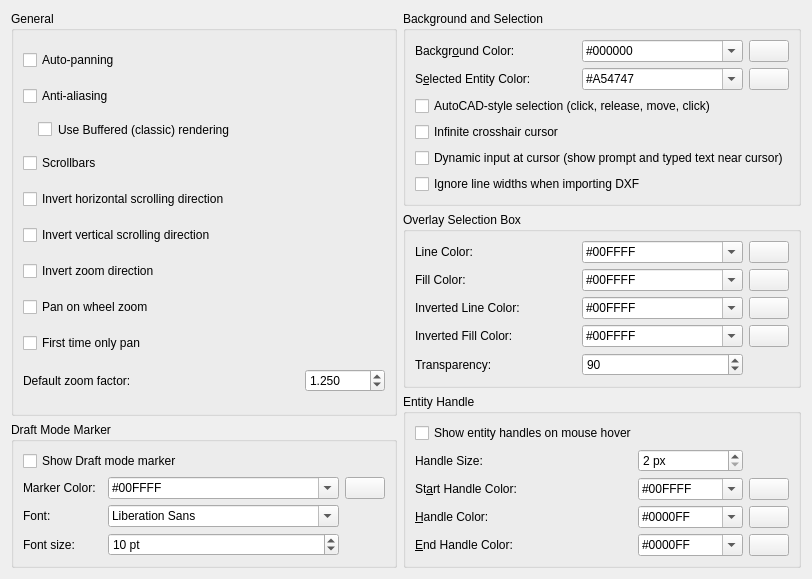
     <widget class="QWidget" name="tabAppearance">
      <attribute name="title">
       <string>&amp;Graphic View</string>
      </attribute>
      <layout class="QGridLayout" name="gridLayout_6">
       <item row="0" column="2">
        <widget class="QGroupBox" name="groupBox_19">
         <property name="title">
          <string>Background and Selection</string>
         </property>
         <layout class="QGridLayout" name="gridLayout_40">
          <item row="0" column="1">
           <widget class="QComboBox" name="cbBackgroundColor">
            <property name="sizePolicy">
             <sizepolicy hsizetype="Preferred" vsizetype="Fixed">
              <horstretch>0</horstretch>
              <verstretch>0</verstretch>
             </sizepolicy>
            </property>
            <property name="toolTip">
             <string>Color for drawing background</string>
            </property>
            <property name="accessibleDescription">
             <string notr="true"/>
            </property>
            <property name="editable">
             <bool>true</bool>
            </property>
            <item>
             <property name="text">
              <string notr="true">#000000</string>
             </property>
            </item>
            <item>
             <property name="text">
              <string notr="true">#FFFFFF</string>
             </property>
            </item>
            <item>
             <property name="text">
              <string notr="true">#F0F8FF</string>
             </property>
            </item>
           </widget>
          </item>
          <item row="1" column="2">
           <widget class="QPushButton" name="pb_selected">
            <property name="sizePolicy">
             <sizepolicy hsizetype="Maximum" vsizetype="Fixed">
              <horstretch>0</horstretch>
              <verstretch>0</verstretch>
             </sizepolicy>
            </property>
            <property name="toolTip">
             <string>Click to select color</string>
            </property>
            <property name="text">
             <string/>
            </property>
            <property name="icon">
             <iconset resource="../../../../../res/controls/controls.qrc">
              <normaloff>:/controls/colorxx.png</normaloff>:/controls/colorxx.png</iconset>
            </property>
           </widget>
          </item>
          <item row="1" column="1">
           <widget class="QComboBox" name="cbSelectedColor">
            <property name="toolTip">
             <string>Color for selected entities</string>
            </property>
            <property name="accessibleDescription">
             <string notr="true"/>
            </property>
            <property name="editable">
             <bool>true</bool>
            </property>
            <item>
             <property name="text">
              <string notr="true">#A54747</string>
             </property>
            </item>
           </widget>
          </item>
          <item row="1" column="0">
           <widget class="QLabel" name="lSelectedColor">
            <property name="text">
             <string>S&amp;elected Entity Color:</string>
            </property>
            <property name="wordWrap">
             <bool>false</bool>
            </property>
            <property name="buddy">
             <cstring>cbSelectedColor</cstring>
            </property>
           </widget>
          </item>
          <item row="0" column="0">
           <widget class="QLabel" name="lBackground">
            <property name="text">
             <string>Backgr&amp;ound Color:</string>
            </property>
            <property name="wordWrap">
             <bool>false</bool>
            </property>
            <property name="buddy">
             <cstring>cbBackgroundColor</cstring>
            </property>
           </widget>
          </item>
          <item row="0" column="2">
           <widget class="QPushButton" name="pb_background">
            <property name="sizePolicy">
             <sizepolicy hsizetype="Maximum" vsizetype="Fixed">
              <horstretch>0</horstretch>
              <verstretch>0</verstretch>
             </sizepolicy>
            </property>
            <property name="toolTip">
             <string>Click to select color</string>
            </property>
            <property name="text">
             <string/>
            </property>
            <property name="icon">
             <iconset resource="../../../../../res/controls/controls.qrc">
              <normaloff>:/controls/colorxx.png</normaloff>:/controls/colorxx.png</iconset>
            </property>
           </widget>
          </item>
          <item row="2" column="0" colspan="3">
           <widget class="QCheckBox" name="cb_autocad_selection_mode">
            <property name="toolTip">
             <string>When enabled, selection rectangles use AutoCAD-style click-release-move-click. When disabled, the mouse button must stay pressed while dragging.</string>
            </property>
            <property name="text">
             <string>AutoCAD-style selection (click, release, move, click)</string>
            </property>
           </widget>
          </item>
          <item row="3" column="0" colspan="3">
           <widget class="QCheckBox" name="cb_infinite_cursor">
            <property name="toolTip">
             <string>When enabled, the mouse cursor over the drawing canvas is shown as full-viewport horizontal and vertical lines (AutoCAD-style infinite crosshair).</string>
            </property>
            <property name="text">
             <string>Infinite crosshair cursor</string>
            </property>
           </widget>
          </item>
          <item row="4" column="0" colspan="3">
           <widget class="QCheckBox" name="cb_dynamic_input">
            <property name="toolTip">
             <string>When enabled, the current action's prompt and any text you type appear in a small box next to the mouse cursor (AutoCAD-style dynamic input).</string>
            </property>
            <property name="text">
             <string>Dynamic input at cursor (show prompt and typed text near cursor)</string>
            </property>
           </widget>
          </item>
          <item row="5" column="0" colspan="3">
           <widget class="QCheckBox" name="cb_ignore_lineweights">
            <property name="text">
             <string>Ignore line widths when importing DXF</string>
            </property>
           </widget>
          </item>
         </layout>
        </widget>
       </item>
       <item row="6" column="0">
        <spacer name="verticalSpacer_7">
         <property name="orientation">
          <enum>Qt::Vertical</enum>
         </property>
         <property name="sizeHint" stdset="0">
          <size>
           <width>20</width>
           <height>0</height>
          </size>
         </property>
        </spacer>
       </item>
       <item row="1" column="2">
        <widget class="QGroupBox" name="groupBox_13">
         <property name="title">
          <string>Overlay Selection Box</string>
         </property>
         <layout class="QGridLayout" name="gridLayout_14">
          <item row="4" column="2">
           <widget class="QPushButton" name="pbOverlayBoxLineInverted">
            <property name="sizePolicy">
             <sizepolicy hsizetype="Maximum" vsizetype="Fixed">
              <horstretch>0</horstretch>
              <verstretch>0</verstretch>
             </sizepolicy>
            </property>
            <property name="toolTip">
             <string>Click to select color</string>
            </property>
            <property name="text">
             <string/>
            </property>
            <property name="icon">
             <iconset resource="../../../../../res/controls/controls.qrc">
              <normaloff>:/controls/colorxx.png</normaloff>:/controls/colorxx.png</iconset>
            </property>
           </widget>
          </item>
          <item row="4" column="0">
           <widget class="QLabel" name="label_9">
            <property name="text">
             <string>Inverted Line Color:</string>
            </property>
           </widget>
          </item>
          <item row="4" column="1">
           <widget class="QComboBox" name="cbOverlayBoxLineInverted">
            <property name="toolTip">
             <string>Color of line for overlay selection box if box is inverted (from right to left)</string>
            </property>
            <property name="accessibleDescription">
             <string notr="true"/>
            </property>
            <property name="editable">
             <bool>true</bool>
            </property>
            <item>
             <property name="text">
              <string notr="true">#00FFFF</string>
             </property>
            </item>
           </widget>
          </item>
          <item row="5" column="0">
           <widget class="QLabel" name="label_10">
            <property name="text">
             <string>Inverted Fill Color:</string>
            </property>
           </widget>
          </item>
          <item row="5" column="1">
           <widget class="QComboBox" name="cbOverlayBoxFillInverted">
            <property name="toolTip">
             <string>Color for filling inverted overlay selection box</string>
            </property>
            <property name="accessibleDescription">
             <string notr="true"/>
            </property>
            <property name="editable">
             <bool>true</bool>
            </property>
            <item>
             <property name="text">
              <string notr="true">#00FFFF</string>
             </property>
            </item>
           </widget>
          </item>
          <item row="5" column="2">
           <widget class="QPushButton" name="pbOverlayBoxFillInverted">
            <property name="sizePolicy">
             <sizepolicy hsizetype="Maximum" vsizetype="Fixed">
              <horstretch>0</horstretch>
              <verstretch>0</verstretch>
             </sizepolicy>
            </property>
            <property name="toolTip">
             <string>Click to select color</string>
            </property>
            <property name="text">
             <string/>
            </property>
            <property name="icon">
             <iconset resource="../../../../../res/controls/controls.qrc">
              <normaloff>:/controls/colorxx.png</normaloff>:/controls/colorxx.png</iconset>
            </property>
           </widget>
          </item>
          <item row="3" column="0">
           <widget class="QLabel" name="label_7">
            <property name="text">
             <string>Fill Color:</string>
            </property>
           </widget>
          </item>
          <item row="3" column="1">
           <widget class="QComboBox" name="cbOverlayBoxFill">
            <property name="toolTip">
             <string>Fill color for overlay selection box</string>
            </property>
            <property name="accessibleDescription">
             <string notr="true"/>
            </property>
            <property name="editable">
             <bool>true</bool>
            </property>
            <item>
             <property name="text">
              <string notr="true">#00FFFF</string>
             </property>
            </item>
           </widget>
          </item>
          <item row="3" column="2">
           <widget class="QPushButton" name="pbOverlayBoxFill">
            <property name="sizePolicy">
             <sizepolicy hsizetype="Maximum" vsizetype="Fixed">
              <horstretch>0</horstretch>
              <verstretch>0</verstretch>
             </sizepolicy>
            </property>
            <property name="toolTip">
             <string>Click to select color</string>
            </property>
            <property name="text">
             <string/>
            </property>
            <property name="icon">
             <iconset resource="../../../../../res/controls/controls.qrc">
              <normaloff>:/controls/colorxx.png</normaloff>:/controls/colorxx.png</iconset>
            </property>
           </widget>
          </item>
          <item row="1" column="0">
           <widget class="QLabel" name="label_6">
            <property name="text">
             <string>Line Color:</string>
            </property>
           </widget>
          </item>
          <item row="1" column="1">
           <widget class="QComboBox" name="cbOverlayBoxLine">
            <property name="toolTip">
             <string>Color for line for overlay box</string>
            </property>
            <property name="accessibleDescription">
             <string notr="true"/>
            </property>
            <property name="editable">
             <bool>true</bool>
            </property>
            <item>
             <property name="text">
              <string notr="true">#00FFFF</string>
             </property>
            </item>
           </widget>
          </item>
          <item row="1" column="2">
           <widget class="QPushButton" name="pbOverlayBoxLine">
            <property name="sizePolicy">
             <sizepolicy hsizetype="Maximum" vsizetype="Fixed">
              <horstretch>0</horstretch>
              <verstretch>0</verstretch>
             </sizepolicy>
            </property>
            <property name="toolTip">
             <string>Click to select color</string>
            </property>
            <property name="text">
             <string/>
            </property>
            <property name="icon">
             <iconset resource="../../../../../res/controls/controls.qrc">
              <normaloff>:/controls/colorxx.png</normaloff>:/controls/colorxx.png</iconset>
            </property>
           </widget>
          </item>
          <item row="6" column="0">
           <widget class="QLabel" name="label_12">
            <property name="toolTip">
             <string>Smaller value - higher transparency of overlay</string>
            </property>
            <property name="text">
             <string>Transparency:</string>
            </property>
           </widget>
          </item>
          <item row="6" column="1">
           <widget class="QSpinBox" name="sbOverlayBoxTransparency">
            <property name="sizePolicy">
             <sizepolicy hsizetype="Preferred" vsizetype="Fixed">
              <horstretch>0</horstretch>
              <verstretch>0</verstretch>
             </sizepolicy>
            </property>
            <property name="toolTip">
             <string>Transparency for overlay selection box. Smaller value - more transparent.</string>
            </property>
            <property name="minimum">
             <number>10</number>
            </property>
            <property name="value">
             <number>90</number>
            </property>
           </widget>
          </item>
         </layout>
        </widget>
       </item>
       <item row="3" column="0">
        <widget class="QGroupBox" name="gbWorldZero_2">
         <property name="title">
          <string>Draft Mode Marker</string>
         </property>
         <layout class="QGridLayout" name="gridLayout_39">
          <item row="2" column="1">
           <widget class="QLabel" name="label_26">
            <property name="text">
             <string>Font:</string>
            </property>
           </widget>
          </item>
          <item row="1" column="3">
           <widget class="QComboBox" name="cbDraftModeMarkerColor">
            <property name="toolTip">
             <string>Color of line for overlay selection box if box is inverted (from right to left)</string>
            </property>
            <property name="accessibleDescription">
             <string notr="true"/>
            </property>
            <property name="editable">
             <bool>true</bool>
            </property>
            <item>
             <property name="text">
              <string notr="true">#00FFFF</string>
             </property>
            </item>
           </widget>
          </item>
          <item row="0" column="1" colspan="4">
           <widget class="QCheckBox" name="cbShowDraftModeMarker">
            <property name="toolTip">
             <string>If selected, in draft mode text label will be drawin in view corners</string>
            </property>
            <property name="text">
             <string>Show Draft mode marker</string>
            </property>
           </widget>
          </item>
          <item row="2" column="3">
           <widget class="QFontComboBox" name="fcbDraftModeFont">
            <property name="toolTip">
             <string>Font that should be used for draft mode marker</string>
            </property>
           </widget>
          </item>
          <item row="1" column="1">
           <widget class="QLabel" name="label_25">
            <property name="text">
             <string>Marker Color:</string>
            </property>
           </widget>
          </item>
          <item row="1" column="4">
           <widget class="QPushButton" name="pbDraftModeColor">
            <property name="sizePolicy">
             <sizepolicy hsizetype="Maximum" vsizetype="Fixed">
              <horstretch>0</horstretch>
              <verstretch>0</verstretch>
             </sizepolicy>
            </property>
            <property name="toolTip">
             <string>Click to select color</string>
            </property>
            <property name="text">
             <string/>
            </property>
            <property name="icon">
             <iconset resource="../../../../../res/controls/controls.qrc">
              <normaloff>:/controls/colorxx.png</normaloff>:/controls/colorxx.png</iconset>
            </property>
           </widget>
          </item>
          <item row="3" column="3">
           <widget class="QSpinBox" name="sbDraftModeFontSize">
            <property name="toolTip">
             <string>Font size that should be used for drawing name of axis in coordinate system zero.</string>
            </property>
            <property name="suffix">
             <string> pt</string>
            </property>
            <property name="minimum">
             <number>5</number>
            </property>
            <property name="maximum">
             <number>30</number>
            </property>
            <property name="value">
             <number>10</number>
            </property>
           </widget>
          </item>
          <item row="3" column="1">
           <widget class="QLabel" name="label_27">
            <property name="text">
             <string>Font size:</string>
            </property>
           </widget>
          </item>
         </layout>
        </widget>
       </item>
       <item row="0" column="0" rowspan="3">
        <widget class="QGroupBox" name="gbGVBehavior">
         <property name="sizePolicy">
          <sizepolicy hsizetype="Preferred" vsizetype="Preferred">
           <horstretch>0</horstretch>
           <verstretch>0</verstretch>
          </sizepolicy>
         </property>
         <property name="title">
          <string>General</string>
         </property>
         <layout class="QGridLayout" name="gridLayout_15" columnstretch="0,0">
          <property name="verticalSpacing">
           <number>6</number>
          </property>
          <item row="3" column="0" colspan="2">
           <widget class="QCheckBox" name="scrollbars_check_box">
            <property name="sizePolicy">
             <sizepolicy hsizetype="Preferred" vsizetype="Fixed">
              <horstretch>0</horstretch>
              <verstretch>0</verstretch>
             </sizepolicy>
            </property>
            <property name="toolTip">
             <string>Defines whether scrollbar should be shown in graphic view</string>
            </property>
            <property name="text">
             <string>Scrollbars</string>
            </property>
           </widget>
          </item>
          <item row="1" column="0" colspan="2">
           <widget class="QCheckBox" name="cb_antialiasing">
            <property name="sizePolicy">
             <sizepolicy hsizetype="Preferred" vsizetype="Fixed">
              <horstretch>0</horstretch>
              <verstretch>0</verstretch>
             </sizepolicy>
            </property>
            <property name="toolTip">
             <string>If checked,  objects will be painted smoother due to anti-aliasing</string>
            </property>
            <property name="text">
             <string>Anti-aliasing</string>
            </property>
           </widget>
          </item>
          <item row="4" column="0" colspan="2">
           <widget class="QCheckBox" name="cbWheelScrollInvertH">
            <property name="sizePolicy">
             <sizepolicy hsizetype="Preferred" vsizetype="Fixed">
              <horstretch>0</horstretch>
              <verstretch>0</verstretch>
             </sizepolicy>
            </property>
            <property name="toolTip">
             <string>Inverts scrolling direction when using mouse wheel with Shift key.</string>
            </property>
            <property name="text">
             <string>Invert horizontal scrolling direction</string>
            </property>
           </widget>
          </item>
          <item row="8" column="0" colspan="2">
           <widget class="QCheckBox" name="cbFirstTimeNoZoom">
            <property name="sizePolicy">
             <sizepolicy hsizetype="Preferred" vsizetype="Fixed">
              <horstretch>0</horstretch>
              <verstretch>0</verstretch>
             </sizepolicy>
            </property>
            <property name="text">
             <string>First time only pan</string>
            </property>
           </widget>
          </item>
          <item row="7" column="0" colspan="2">
           <widget class="QCheckBox" name="cbPanOnWheelZoom">
            <property name="sizePolicy">
             <sizepolicy hsizetype="Preferred" vsizetype="Fixed">
              <horstretch>0</horstretch>
              <verstretch>0</verstretch>
             </sizepolicy>
            </property>
            <property name="toolTip">
             <string>On mouse wheel zoom, pan to the middle of the window.</string>
            </property>
            <property name="text">
             <string>Pan on wheel zoom</string>
            </property>
           </widget>
          </item>
          <item row="5" column="0" colspan="2">
           <widget class="QCheckBox" name="cbWheelScrollInvertV">
            <property name="sizePolicy">
             <sizepolicy hsizetype="Preferred" vsizetype="Fixed">
              <horstretch>0</horstretch>
              <verstretch>0</verstretch>
             </sizepolicy>
            </property>
            <property name="toolTip">
             <string>Inverts scrolling direction when using mouse wheel with Ctrl key.</string>
            </property>
            <property name="text">
             <string>Invert vertical scrolling direction</string>
            </property>
           </widget>
          </item>
          <item row="2" column="0" colspan="2">
           <widget class="QCheckBox" name="cbClassicRendering">
            <property name="sizePolicy">
             <sizepolicy hsizetype="Preferred" vsizetype="Fixed">
              <horstretch>0</horstretch>
              <verstretch>0</verstretch>
             </sizepolicy>
            </property>
            <property name="toolTip">
             <string>If disabled, more sequental painting algorithm is used that may deliver better antialising results</string>
            </property>
            <property name="styleSheet">
             <string notr="true">margin-left:15px</string>
            </property>
            <property name="text">
             <string>Use Buffered (classic) rendering</string>
            </property>
           </widget>
          </item>
          <item row="6" column="0" colspan="2">
           <widget class="QCheckBox" name="cbInvertZoomDirection">
            <property name="sizePolicy">
             <sizepolicy hsizetype="Preferred" vsizetype="Fixed">
              <horstretch>0</horstretch>
              <verstretch>0</verstretch>
             </sizepolicy>
            </property>
            <property name="toolTip">
             <string>Inverts zoom direction when using mouse wheel.</string>
            </property>
            <property name="text">
             <string>Invert zoom direction</string>
            </property>
           </widget>
          </item>
          <item row="0" column="0" colspan="2">
           <widget class="QCheckBox" name="cb_autopanning">
            <property name="sizePolicy">
             <sizepolicy hsizetype="Preferred" vsizetype="Fixed">
              <horstretch>0</horstretch>
              <verstretch>0</verstretch>
             </sizepolicy>
            </property>
            <property name="toolTip">
             <string>If selected, drawing will be panned automatically if mouse is near drawing view boundaries</string>
            </property>
            <property name="text">
             <string>Auto-panning</string>
            </property>
           </widget>
          </item>
          <item row="10" column="1">
           <widget class="QDoubleSpinBox" name="sbDefaultZoomFactor">
            <property name="sizePolicy">
             <sizepolicy hsizetype="Preferred" vsizetype="Fixed">
              <horstretch>0</horstretch>
              <verstretch>0</verstretch>
             </sizepolicy>
            </property>
            <property name="maximumSize">
             <size>
              <width>80</width>
              <height>16777215</height>
             </size>
            </property>
            <property name="toolTip">
             <string>Controls how quickly the scroll wheel will zoom in &amp; out. Higher values - faster zoom.</string>
            </property>
            <property name="decimals">
             <number>3</number>
            </property>
            <property name="minimum">
             <double>1.001000000000000</double>
            </property>
            <property name="maximum">
             <double>2.000000000000000</double>
            </property>
            <property name="singleStep">
             <double>0.010000000000000</double>
            </property>
            <property name="value">
             <double>1.250000000000000</double>
            </property>
           </widget>
          </item>
          <item row="10" column="0">
           <widget class="QLabel" name="label_18">
            <property name="text">
             <string>Default zoom factor:</string>
            </property>
           </widget>
          </item>
         </layout>
        </widget>
       </item>
       <item row="2" column="2" rowspan="2">
        <widget class="QGroupBox" name="gbGVEntityHandle">
         <property name="title">
          <string>Entity Handle</string>
         </property>
         <layout class="QGridLayout" name="gridLayout">
          <item row="6" column="1">
           <widget class="QLabel" name="lHandleEndColor">
            <property name="text">
             <string>&amp;End Handle Color:</string>
            </property>
            <property name="buddy">
             <cstring>cbEndHandleColor</cstring>
            </property>
           </widget>
          </item>
          <item row="3" column="1" colspan="2">
           <widget class="QLabel" name="lStartHandleColor">
            <property name="text">
             <string>St&amp;art Handle Color:</string>
            </property>
            <property name="buddy">
             <cstring>cbStartHandleColor</cstring>
            </property>
           </widget>
          </item>
          <item row="3" column="3">
           <widget class="QComboBox" name="cbStartHandleColor">
            <property name="toolTip">
             <string>Color for start handle of entity</string>
            </property>
            <property name="accessibleDescription">
             <string notr="true"/>
            </property>
            <property name="editable">
             <bool>true</bool>
            </property>
            <item>
             <property name="text">
              <string notr="true">#00FFFF</string>
             </property>
            </item>
           </widget>
          </item>
          <item row="3" column="4">
           <widget class="QPushButton" name="pb_start">
            <property name="sizePolicy">
             <sizepolicy hsizetype="Maximum" vsizetype="Fixed">
              <horstretch>0</horstretch>
              <verstretch>0</verstretch>
             </sizepolicy>
            </property>
            <property name="toolTip">
             <string>Click to select color</string>
            </property>
            <property name="text">
             <string/>
            </property>
            <property name="icon">
             <iconset resource="../../../../../res/controls/controls.qrc">
              <normaloff>:/controls/colorxx.png</normaloff>:/controls/colorxx.png</iconset>
            </property>
           </widget>
          </item>
          <item row="6" column="3">
           <widget class="QComboBox" name="cbEndHandleColor">
            <property name="toolTip">
             <string>Color of end handle for entity</string>
            </property>
            <property name="accessibleDescription">
             <string notr="true"/>
            </property>
            <property name="editable">
             <bool>true</bool>
            </property>
            <item>
             <property name="text">
              <string notr="true">#0000FF</string>
             </property>
            </item>
           </widget>
          </item>
          <item row="6" column="4">
           <widget class="QPushButton" name="pb_end">
            <property name="sizePolicy">
             <sizepolicy hsizetype="Maximum" vsizetype="Fixed">
              <horstretch>0</horstretch>
              <verstretch>0</verstretch>
             </sizepolicy>
            </property>
            <property name="toolTip">
             <string>Click to select color</string>
            </property>
            <property name="text">
             <string/>
            </property>
            <property name="icon">
             <iconset resource="../../../../../res/controls/controls.qrc">
              <normaloff>:/controls/colorxx.png</normaloff>:/controls/colorxx.png</iconset>
            </property>
           </widget>
          </item>
          <item row="1" column="1">
           <widget class="QLabel" name="lEntityHandleSize">
            <property name="text">
             <string>Handle Size:</string>
            </property>
           </widget>
          </item>
          <item row="4" column="3">
           <widget class="QComboBox" name="cbHandleColor">
            <property name="toolTip">
             <string>Color of non-endpoint handle of entity</string>
            </property>
            <property name="accessibleDescription">
             <string notr="true"/>
            </property>
            <property name="editable">
             <bool>true</bool>
            </property>
            <item>
             <property name="text">
              <string notr="true">#0000FF</string>
             </property>
            </item>
           </widget>
          </item>
          <item row="4" column="1" colspan="2">
           <widget class="QLabel" name="lHandleStartColor">
            <property name="text">
             <string>&amp;Handle Color:</string>
            </property>
            <property name="buddy">
             <cstring>cbHandleColor</cstring>
            </property>
           </widget>
          </item>
          <item row="1" column="3">
           <widget class="QSpinBox" name="sbHandleSize">
            <property name="sizePolicy">
             <sizepolicy hsizetype="Preferred" vsizetype="Fixed">
              <horstretch>0</horstretch>
              <verstretch>0</verstretch>
             </sizepolicy>
            </property>
            <property name="toolTip">
             <string>Size of square that is highlights entities reference points (endpoints etc.)</string>
            </property>
            <property name="suffix">
             <string> px</string>
            </property>
            <property name="minimum">
             <number>2</number>
            </property>
            <property name="maximum">
             <number>12</number>
            </property>
            <property name="singleStep">
             <number>2</number>
            </property>
           </widget>
          </item>
          <item row="4" column="4">
           <widget class="QPushButton" name="pb_handle">
            <property name="sizePolicy">
             <sizepolicy hsizetype="Maximum" vsizetype="Fixed">
              <horstretch>0</horstretch>
              <verstretch>0</verstretch>
             </sizepolicy>
            </property>
            <property name="toolTip">
             <string>Click to select color</string>
            </property>
            <property name="text">
             <string/>
            </property>
            <property name="icon">
             <iconset resource="../../../../../res/controls/controls.qrc">
              <normaloff>:/controls/colorxx.png</normaloff>:/controls/colorxx.png</iconset>
            </property>
           </widget>
          </item>
          <item row="0" column="1" colspan="4">
           <widget class="QCheckBox" name="cbShowRefPointsOnHovering">
            <property name="sizePolicy">
             <sizepolicy hsizetype="Preferred" vsizetype="Fixed">
              <horstretch>0</horstretch>
              <verstretch>0</verstretch>
             </sizepolicy>
            </property>
            <property name="toolTip">
             <string>If enabled, entity handles are highlighted on hover (requires &quot;highlight entities on hover&quot; to be enabled)</string>
            </property>
            <property name="styleSheet">
             <string notr="true"/>
            </property>
            <property name="text">
             <string>Show entity handles on mouse hover</string>
            </property>
           </widget>
          </item>
         </layout>
        </widget>
       </item>
      </layout>
     </widget>
